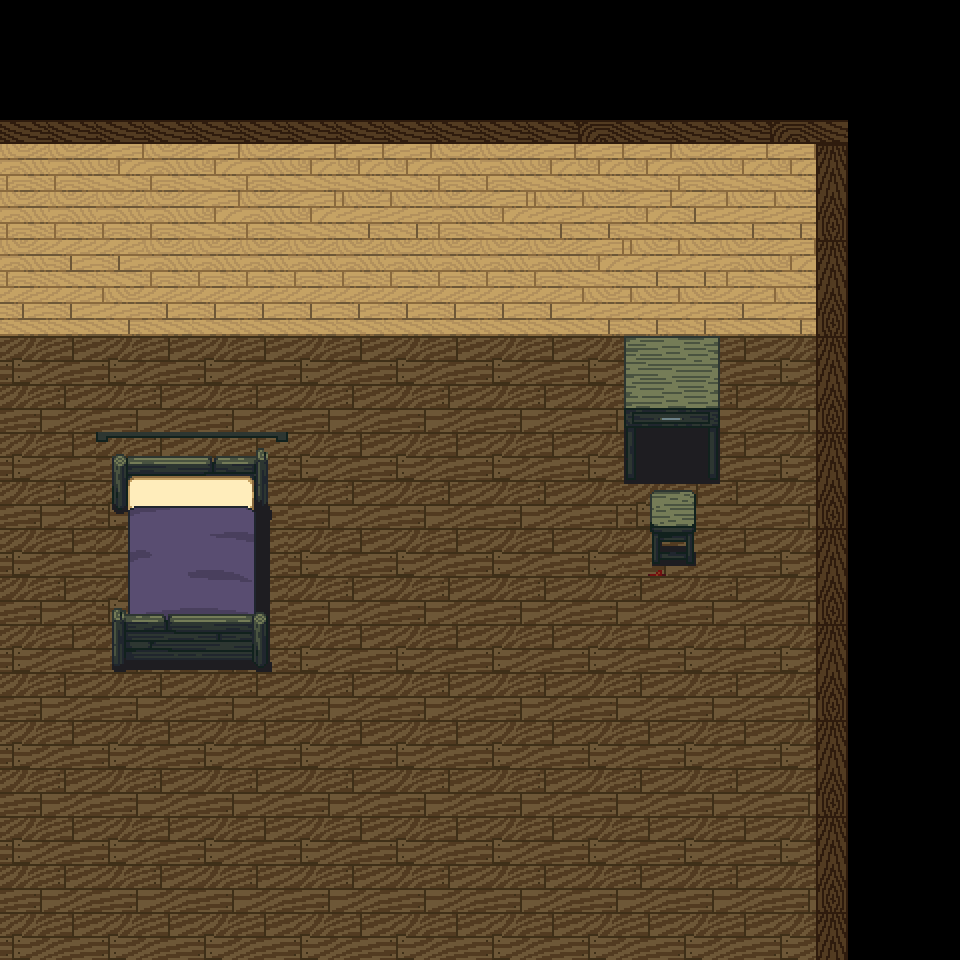

This game map was drawn from its Tiled (.tmx) file and the tilesets committed beside it. A one-line description and the full map source follow:
An orthogonal 20x20 tile map with 48x48 px tiles, 3 tile layers (Map1, Map2, Entity1), 1 hidden layer not drawn, 2 tilesets.

<map version="1.2" tiledversion="1.3.5" orientation="orthogonal" renderorder="right-down" width="20" height="20" tilewidth="48" tileheight="48" infinite="0" nextlayerid="10" nextobjectid="3">
 <tileset firstgid="1" source="../tilesets/PharHome.tsx" />
 <tileset firstgid="257" source="../tilesets/BaseTiles.tsx" />
 <layer id="3" name="Map1" width="20" height="20">
  <data encoding="csv">
1,1,1,1,1,1,1,1,1,1,1,1,1,1,1,1,1,1,1,1,
1,1,1,1,1,1,1,1,1,1,1,1,1,1,1,1,1,1,1,1,
21,21,21,21,21,21,21,21,21,21,21,21,22,21,21,21,22,23,1,1,
37,37,38,37,38,37,38,38,38,37,37,38,38,38,37,38,38,39,1,1,
37,37,37,37,38,37,38,54,54,37,38,54,54,38,53,54,54,55,1,1,
37,53,53,37,37,37,37,37,37,37,37,37,38,54,54,37,38,71,1,1,
53,53,54,53,53,53,53,53,53,53,53,53,54,54,54,53,54,87,1,1,
229,230,229,230,229,230,229,230,229,230,229,230,229,230,229,230,229,39,1,1,
245,246,245,246,245,246,245,246,245,246,245,246,245,246,245,246,245,55,1,1,
229,230,229,230,229,230,229,230,229,230,229,230,229,230,229,230,229,71,1,1,
245,246,245,246,245,246,245,246,245,246,245,246,245,246,245,246,245,87,1,1,
229,230,229,230,229,230,229,230,229,230,229,230,229,230,229,230,229,39,1,1,
245,246,245,246,245,246,245,246,245,246,245,246,245,246,245,246,245,55,1,1,
229,230,229,230,229,230,229,230,229,230,229,230,229,230,229,230,229,71,1,1,
245,246,245,246,245,246,245,246,245,246,245,246,245,246,245,246,245,87,1,1,
229,230,229,230,229,230,229,230,229,230,229,230,229,230,229,230,229,39,1,1,
245,246,245,246,245,246,245,246,245,246,245,246,245,246,245,246,245,55,1,1,
229,230,229,230,229,230,229,230,229,230,229,230,229,230,229,230,229,71,1,1,
245,246,245,246,245,246,245,246,245,246,245,246,245,246,245,246,245,87,1,1,
229,230,229,230,229,230,229,230,229,230,229,230,229,230,229,230,229,39,1,1
</data>
 </layer>
 <layer id="8" name="Map2" width="20" height="20">
  <data encoding="csv">
0,0,0,0,0,0,0,0,0,0,0,0,0,0,0,0,0,0,0,0,
0,0,0,0,0,0,0,0,0,0,0,0,0,0,0,0,0,0,0,0,
0,0,0,0,0,0,0,0,0,0,0,0,0,0,0,0,0,0,0,0,
0,0,0,0,0,0,0,0,0,0,0,0,0,0,0,0,0,0,0,0,
0,0,0,0,0,0,0,0,0,0,0,0,0,0,0,0,0,0,0,0,
0,0,0,0,0,0,0,0,0,0,0,0,0,0,0,0,0,0,0,0,
0,0,0,0,0,0,0,0,0,0,0,0,0,0,0,0,0,0,0,0,
0,0,0,0,0,0,0,0,0,0,0,0,0,85,86,0,0,0,0,0,
0,0,0,0,0,0,0,0,0,0,0,0,0,101,102,0,0,0,0,0,
0,0,113,114,115,116,0,0,0,0,0,0,0,117,118,0,0,0,0,0,
0,0,129,130,131,132,0,0,0,0,0,0,0,133,134,0,0,0,0,0,
0,0,145,146,147,148,0,0,0,0,0,0,0,149,150,0,0,0,0,0,
0,0,161,162,163,164,0,0,0,0,0,0,0,0,0,0,0,0,0,0,
0,0,177,178,179,180,0,0,0,0,0,0,0,0,0,0,0,0,0,0,
0,0,0,0,0,0,0,0,0,0,0,0,0,0,0,0,0,0,0,0,
0,0,0,0,0,0,0,0,0,0,0,0,0,0,0,0,0,0,0,0,
0,0,0,0,0,0,0,0,0,0,0,0,0,0,0,0,0,0,0,0,
0,0,0,0,0,0,0,0,0,0,0,0,0,0,0,0,0,0,0,0,
0,0,0,0,0,0,0,0,0,0,0,0,0,0,0,0,0,0,0,0,
0,0,0,0,0,0,0,0,0,0,0,0,0,0,0,0,0,0,0,0
</data>
 </layer>
 <layer id="7" name="Entity1" width="20" height="20">
  <data encoding="csv">
0,0,0,0,0,0,0,0,0,0,0,0,0,0,0,0,0,0,0,0,
0,0,0,0,0,0,0,0,0,0,0,0,0,0,0,0,0,0,0,0,
0,0,0,0,0,0,0,0,0,0,0,0,0,0,0,0,0,0,0,0,
0,0,0,0,0,0,0,0,0,0,0,0,0,0,0,0,0,0,0,0,
0,0,0,0,0,0,0,0,0,0,0,0,0,0,0,0,0,0,0,0,
0,0,0,0,0,0,0,0,0,0,0,0,0,0,0,0,0,0,0,0,
0,0,0,0,0,0,0,0,0,0,0,0,0,0,0,0,0,0,0,0,
0,0,0,0,0,0,0,0,0,0,0,0,0,0,0,0,0,0,0,0,
0,0,0,0,0,0,0,0,0,0,0,0,0,0,0,0,0,0,0,0,
0,0,0,0,0,0,0,0,0,0,0,0,0,0,0,0,0,0,0,0,
0,0,0,0,0,0,0,0,0,0,0,0,0,0,0,0,0,0,0,0,
0,0,0,0,0,0,0,0,0,0,0,0,0,0,0,0,0,0,0,0,
0,0,0,0,0,0,0,0,0,0,0,0,0,0,0,0,0,0,0,0,
0,0,0,0,0,0,0,0,0,0,0,0,0,0,0,0,0,0,0,0,
0,0,0,0,0,0,0,0,0,0,0,0,0,0,0,0,0,0,0,0,
0,0,0,0,0,0,0,0,0,0,0,0,0,0,0,0,0,0,0,0,
0,0,0,0,0,0,0,0,0,0,0,0,0,0,0,0,0,0,0,0,
0,0,0,0,0,0,0,0,0,0,0,0,0,0,0,0,0,0,0,0,
0,0,0,0,0,0,0,0,0,0,0,0,0,0,0,0,0,0,0,0,
0,0,0,0,0,0,0,0,0,0,0,0,0,0,0,0,0,0,0,0
</data>
 </layer>
 <layer id="4" name="Collision" width="20" height="20" visible="0">
  <data encoding="csv">
0,0,0,0,0,0,0,0,0,0,0,0,0,0,0,0,0,0,0,0,
0,0,0,0,0,0,0,0,0,0,0,0,0,0,0,0,0,0,0,0,
0,0,0,0,0,0,0,0,0,0,0,0,0,0,0,0,0,0,0,0,
0,0,0,0,0,0,0,0,0,0,0,0,0,0,0,0,0,0,0,0,
0,0,0,0,0,0,0,0,0,0,0,0,0,0,0,0,0,0,0,0,
0,0,0,0,0,0,0,0,0,0,0,0,0,0,0,0,0,0,0,0,
0,0,0,0,0,0,0,0,0,0,0,0,0,0,0,0,0,0,0,0,
0,0,0,0,0,0,0,0,0,0,0,0,0,0,0,0,0,0,0,0,
0,0,0,0,0,0,0,0,0,0,0,0,0,0,0,0,0,0,0,0,
0,0,0,0,0,0,0,0,0,0,0,0,0,0,0,0,0,0,0,0,
0,0,0,0,0,0,0,0,0,0,0,0,0,0,0,0,0,0,0,0,
0,0,0,0,0,0,0,0,0,0,0,0,0,0,0,0,0,0,0,0,
0,0,0,0,0,0,0,0,0,0,0,0,0,0,0,0,0,0,0,0,
0,0,0,0,0,0,0,0,0,0,0,0,0,0,0,0,0,0,0,0,
0,0,0,0,0,0,0,0,0,0,0,0,0,0,0,0,0,0,0,0,
0,0,0,0,0,0,0,0,0,0,0,0,0,0,0,0,0,0,0,0,
0,0,0,0,0,0,0,0,0,0,0,0,0,0,0,0,0,0,0,0,
0,0,0,0,0,0,0,0,0,0,0,0,0,0,0,0,0,0,0,0,
0,0,0,0,0,0,0,0,0,0,0,0,0,0,0,0,0,0,0,0,
0,0,0,0,0,0,0,0,0,0,0,0,0,0,0,0,0,0,0,0
</data>
 </layer>
</map>
